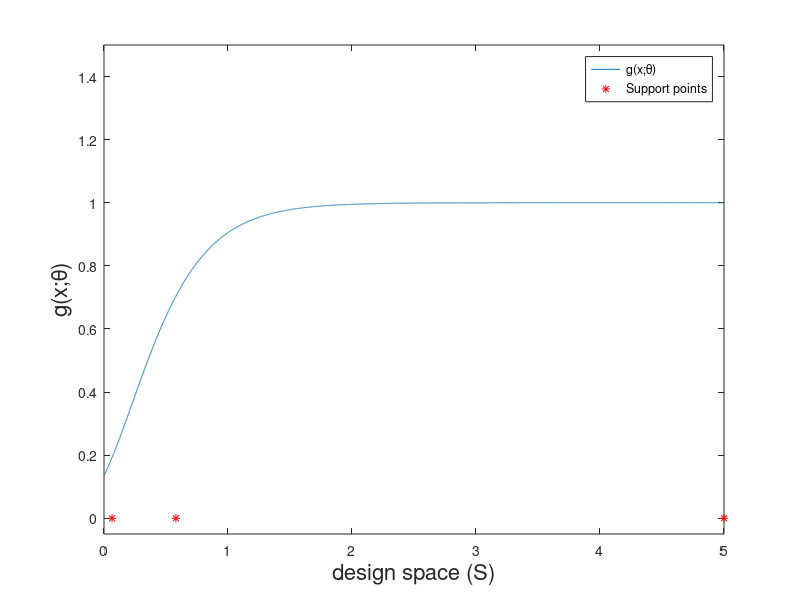

MATLAB code for this plot: (Note: this script raises an error after producing the figure.)
x = 0:0.001:5;
f = @(x) exp(-2*exp(-3*x)); 
y = f(x);
figure
  h1 = plot(x,y);
  xlabel('design space (S)','FontSize', 16); % x-axis label
  ylabel('g(x;\theta)','FontSize', 16); % y-axis label
  ylim([-0.05,1.5]);
hold on
  x1 = [0.0650;0.5800;5.0000];
  h2 = plot(x1,[0;0;0,],'*','Color','Red');
  lgd = legend([h1 h2], 'g(x;\theta)','Support points');
  lgd.FontSize = 12;
hold off 